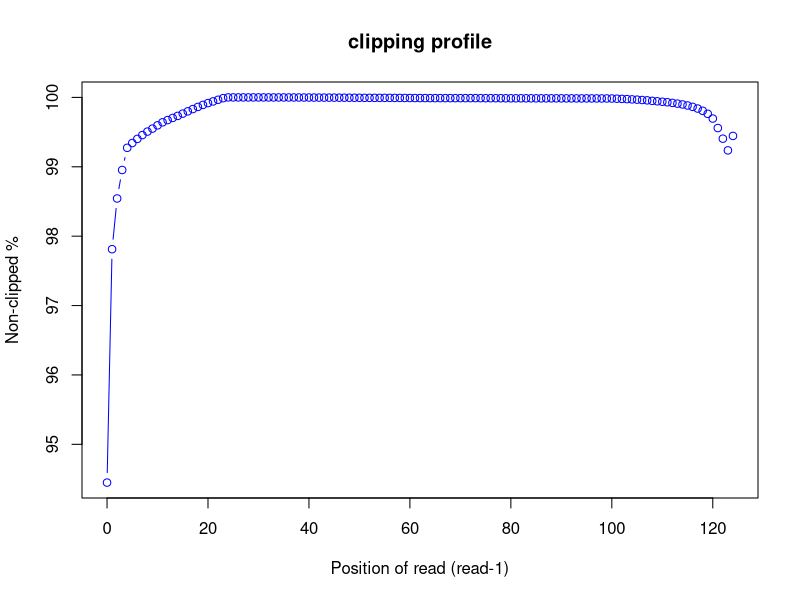
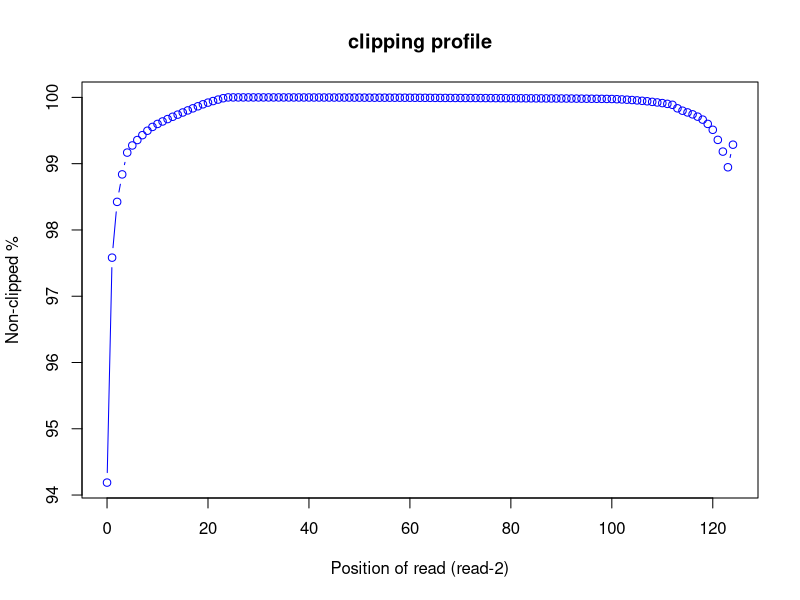

Recreate these plots in R, in order.
pdf("SRR11647696.clipping_profile.R1.pdf")
read_pos=c(0,1,2,3,4,5,6,7,8,9,10,11,12,13,14,15,16,17,18,19,20,21,22,23,24,25,26,27,28,29,30,31,32,33,34,35,36,37,38,39,40,41,42,43,44,45,46,47,48,49,50,51,52,53,54,55,56,57,58,59,60,61,62,63,64,65,66,67,68,69,70,71,72,73,74,75,76,77,78,79,80,81,82,83,84,85,86,87,88,89,90,91,92,93,94,95,96,97,98,99,100,101,102,103,104,105,106,107,108,109,110,111,112,113,114,115,116,117,118,119,120,121,122,123,124)
r1_clip_count=c(983684.0,387623.0,258098.0,185356.0,128686.0,116498.0,105994.0,96208.0,87324.0,79683.0,71415.0,63568.0,57899.0,52440.0,47195.0,41384.0,35547.0,29780.0,24216.0,19110.0,14457.0,10251.0,6023.0,1954.0,0,1.0,3.0,7.0,13.0,25.0,28.0,34.0,46.0,55.0,73.0,102.0,135.0,168.0,202.0,266.0,282.0,366.0,429.0,487.0,519.0,574.0,656.0,727.0,766.0,877.0,971.0,1072.0,1099.0,1123.0,1162.0,1179.0,1220.0,1292.0,1351.0,1445.0,1549.0,1650.0,1689.0,1746.0,1852.0,1866.0,1885.0,1849.0,1860.0,1936.0,1912.0,1898.0,1867.0,1898.0,1959.0,2031.0,2058.0,2086.0,2110.0,2232.0,2276.0,2275.0,2260.0,2280.0,2306.0,2353.0,2348.0,2381.0,2355.0,2403.0,2382.0,2470.0,2487.0,2540.0,2595.0,2543.0,2612.0,2641.0,2680.0,2737.0,2832.0,3299.0,3798.0,4350.0,5057.0,5734.0,6615.0,7493.0,8764.0,9950.0,11094.0,12353.0,14008.0,15896.0,17984.0,20630.0,24071.0,28410.0,34225.0,41855.0,54006.0,78232.0,105364.0,135244.0,98314.0)
r1_nonclip_count = 17718841 - r1_clip_count
plot(read_pos, r1_nonclip_count*100/(r1_clip_count + r1_nonclip_count),col="blue",main="clipping profile",xlab="Position of read (read-1)",ylab="Non-clipped %",type="b")
dev.off()
pdf("SRR11647696.clipping_profile.R2.pdf")
read_pos=c(0,1,2,3,4,5,6,7,8,9,10,11,12,13,14,15,16,17,18,19,20,21,22,23,24,25,26,27,28,29,30,31,32,33,34,35,36,37,38,39,40,41,42,43,44,45,46,47,48,49,50,51,52,53,54,55,56,57,58,59,60,61,62,63,64,65,66,67,68,69,70,71,72,73,74,75,76,77,78,79,80,81,82,83,84,85,86,87,88,89,90,91,92,93,94,95,96,97,98,99,100,101,102,103,104,105,106,107,108,109,110,111,112,113,114,115,116,117,118,119,120,121,122,123,124)
r2_clip_count=c(1029843.0,428421.0,279288.0,205823.0,147561.0,128474.0,113977.0,100944.0,89096.0,78917.0,70911.0,64308.0,57942.0,51749.0,46053.0,40320.0,34745.0,29225.0,23736.0,18443.0,13944.0,9755.0,5856.0,2205.0,0,0,0,0,5.0,16.0,15.0,19.0,31.0,41.0,50.0,60.0,76.0,96.0,110.0,141.0,153.0,200.0,218.0,234.0,273.0,300.0,329.0,352.0,415.0,484.0,546.0,604.0,692.0,746.0,751.0,748.0,772.0,796.0,809.0,845.0,898.0,955.0,1032.0,1091.0,1177.0,1273.0,1375.0,1419.0,1450.0,1526.0,1549.0,1607.0,1623.0,1655.0,1738.0,1817.0,1874.0,1972.0,2063.0,2127.0,2220.0,2268.0,2315.0,2404.0,2448.0,2565.0,2606.0,2706.0,2746.0,2817.0,2834.0,2919.0,2998.0,3195.0,3299.0,3467.0,3571.0,3708.0,3842.0,4056.0,4233.0,4819.0,5409.0,6064.0,6976.0,7982.0,9098.0,10351.0,11912.0,13455.0,15181.0,17254.0,19774.0,29150.0,35589.0,40141.0,45305.0,51438.0,59404.0,70846.0,86606.0,113529.0,144884.0,186785.0,126400.0)
r2_nonclip_count = 17718841 - r2_clip_count
plot(read_pos, r2_nonclip_count*100/(r2_clip_count + r2_nonclip_count),col="blue",main="clipping profile",xlab="Position of read (read-2)",ylab="Non-clipped %",type="b")
dev.off()
